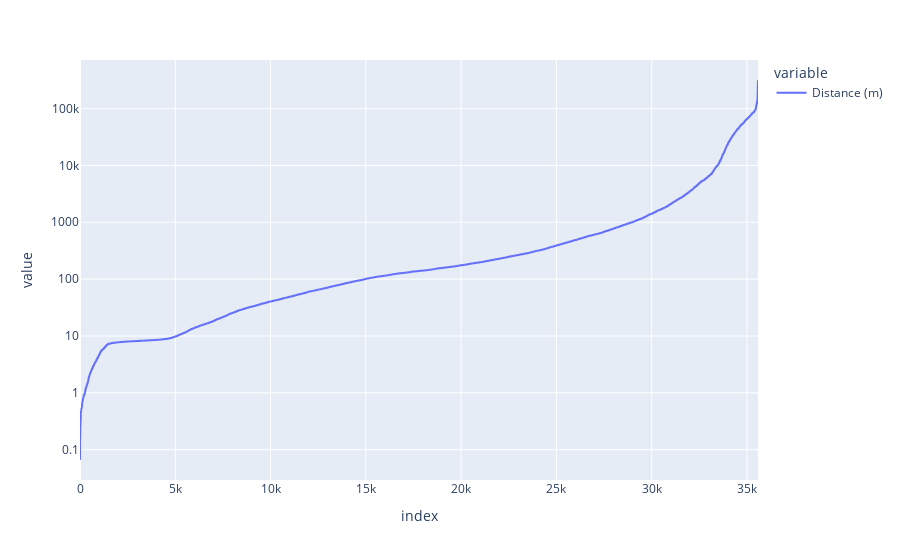

Notebook code cell kept with this figure:
### Markdown cell above
### Distance between LL types

### Code cell
px.line(distances.sort_values().reset_index(drop=True).rename('Distance (m)'), log_y=True)

### Figure 1 — Plotly figure (JSON) as saved in the notebook; plotly's stock layout.template omitted (floating-point values rounded to 4 significant figures; data arrays with more than 128 entries replaced by an {"elided": "..."} marker saying what was removed)
{"data": [{"hovertemplate": "variable=Distance (m)<br>index=%{x}<br>value=%{y}<extra></extra>", "legendgroup": "Distance (m)", "line": {"color": "#636efa", "dash": "solid"}, "marker": {"symbol": "circle"}, "mode": "lines", "name": "Distance (m)", "showlegend": true, "type": "scattergl", "x": {"elided": "35580 int values"}, "xaxis": "x", "y": {"elided": "35580 float values"}, "yaxis": "y"}], "layout": {"legend": {"title": {"text": "variable"}, "tracegroupgap": 0}, "margin": {"t": 60}, "xaxis": {"anchor": "y", "domain": [0, 1], "title": {"text": "index"}}, "yaxis": {"anchor": "x", "domain": [0, 1], "title": {"text": "value"}, "type": "log"}}}
